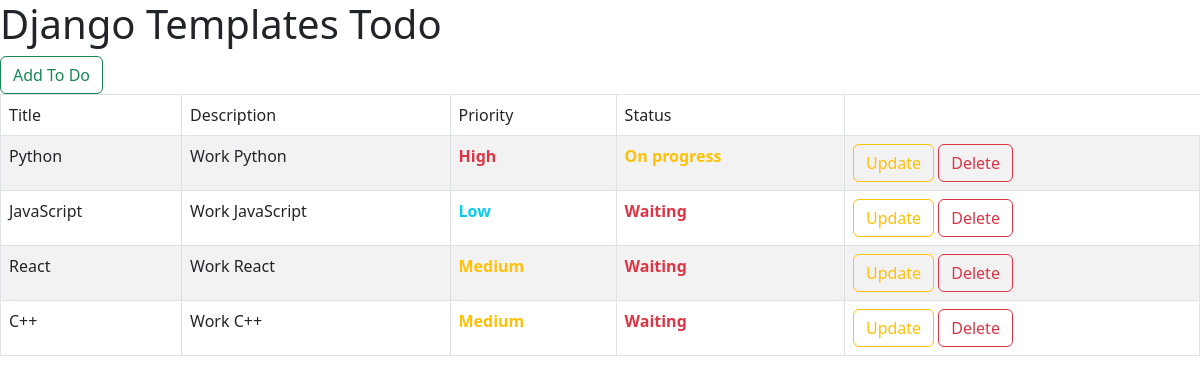
The page / on the database its author committed.
### todo/models.py (models this page shows, shortened)
class Todo(models.Model):
    title = models.CharField(max_length=100)
    description = models.TextField()
    priority = models.SmallIntegerField(choices=priority_choices, default=3)
    status = models.CharField(choices=status_choices, default='w',max_length=1)
    created_date = models.DateTimeField(auto_now_add=True)
    updated_date = models.DateTimeField(auto_now=True)

### todo/views.py (the view)
# urls.py: path("", todo_list , name="todo_list"),
def todo_list(request):
    todos = Todo.objects.all()
    context = {
        'todos':todos
    }
    return render(request, 'todo/list.html',context)

### todo/templates/todo/list.html (shortened to what this page needs)
{% extends 'base.html' %}
{% block container %}
<a href="/add" class="btn btn-outline-success">Add To Do</a>
<table class="table table-bordered table-striped">
  <thead>
    <tr>
      <td>Title</td>
      <td>Description</td>
      <td>Priority</td>
      <td>Status</td>
    </tr>
  </thead>
  <tbody>
    {% for todo in todos %}
    <tr>
      <td>{{ todo.title }}</td>
      <td>{{ todo.description }}</td>
      <td>
        {% if todo.priority == 1 %}
        <b class="text-danger"> {{ todo.get_priority_display }}</b>
        {% elif todo.priority == 2 %}
        <b class="text-warning"> {{ todo.get_priority_display }}</b>
        {% else %}
        <b class="text-info"> {{ todo.get_priority_display }}</b>
        {% endif %}
      </td>
      <td>
        {% if todo.status == 'c' %}
        <b class="text-success"> {{ todo.get_status_display }}</b>
        {% elif todo.status == 'w' %}
        <b class="text-danger"> {{ todo.get_status_display }}</b>
        {% else %}
        <b class="text-warning"> {{ todo.get_status_display }}</b>
        {% endif %}
      </td>
      <td>
        <a href="/update/{{ todo.id }}" class="btn btn-outline-warning"
          >Update</a
        >
        <a
          href="/delete/{{ todo.id }}"
          onclick="return confirm('Are you sure?')"
          class="btn btn-outline-danger"
          >Delete</a
        >
      </td>
    </tr>
    {% endfor %}
  </tbody>
</table>
{% endblock container %}

### templates/base.html (shortened to what this page needs)
<!DOCTYPE html>
<html lang="en">
  <head>
    <link
      href="https://cdn.jsdelivr.net/npm/bootstrap@5.3.0-alpha1/dist/css/bootstrap.min.css"
      rel="stylesheet"
    />
  </head>
  <body>
    <h1>Django Templates Todo</h1>
    {% block container %}
    {% endblock container %}
  </body>
</html>

### rows shown on the page
Todo: title "Python", description "Work Python", priority "High", status "On progress"
Todo: title "JavaScript", description "Work JavaScript", priority "Low", status "Waiting"
Todo: title "React", description "Work React", priority "Medium", status "Waiting"
Todo: title "C++", description "Work C++", priority "Medium", status "Waiting"
